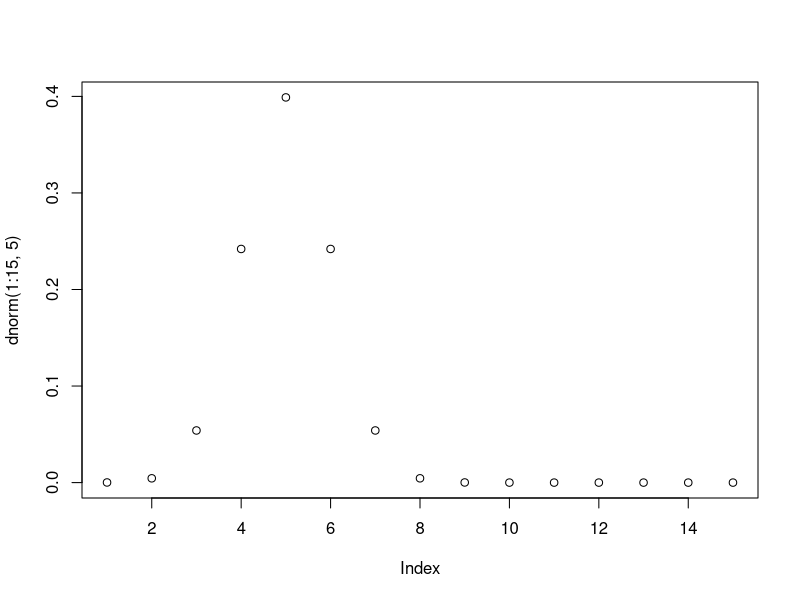
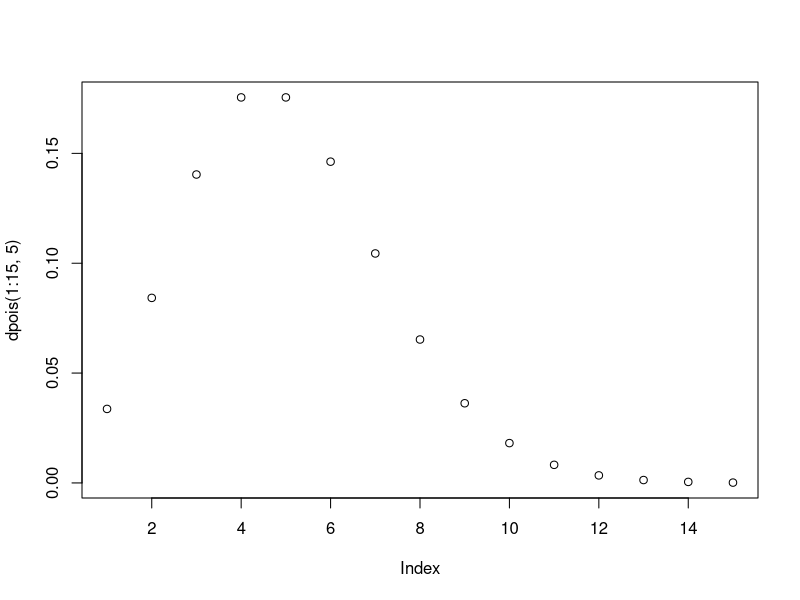
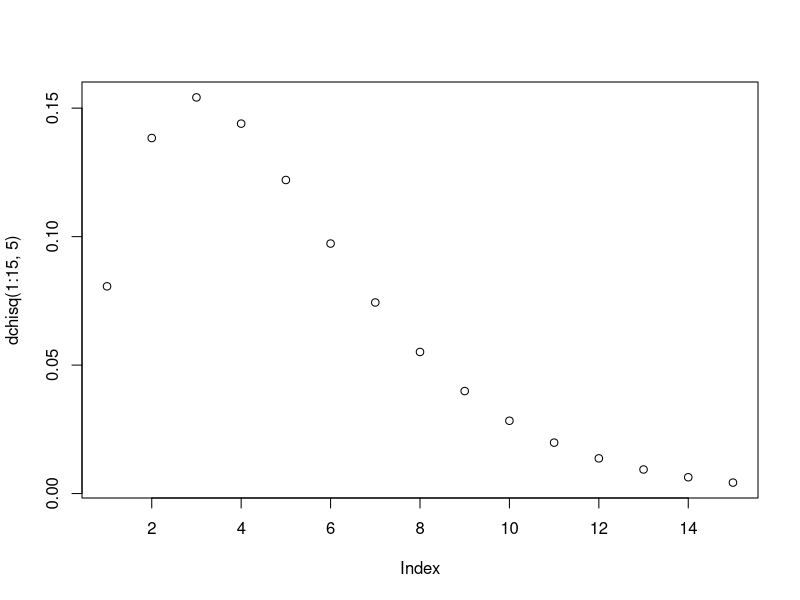

Write R code to recreate these figures, in order.
# lab1
# display all data in global environment:
dkr <- 1
obj <- objects();obj
obj[1:2]

# remove the data form global environment:
rm(obj)
objects()

# and we can remove all data:
rm(list = objects()) # nothing left
objects() # The character(0) produced here is R’s way of showing a zero-length character vector.

# run n time between x and y can be pos and neg, actually a random uniform distribution.
runif(10, 1, 2.9)

# plots
plot(dnorm(1:15, 5))
plot(dpois(1:15, 5))
plot(dchisq(1:15, 5))


# ***************************************************
# lab2
seq(1000, 0)
seq(-100, -1)
rep(seq(1:21), rep(1:3, 7))
seq(1, 100)*c(1,-1)
factorial(100)
(1:100)^(1:2)

# pick a random num from a range, but if not explicitly say how many, it will return a random range
sample(1:10,1)
sample(c(1, 5, 10))
sample(c(sample(-100:100, 27), rep(NA, 3)))




















